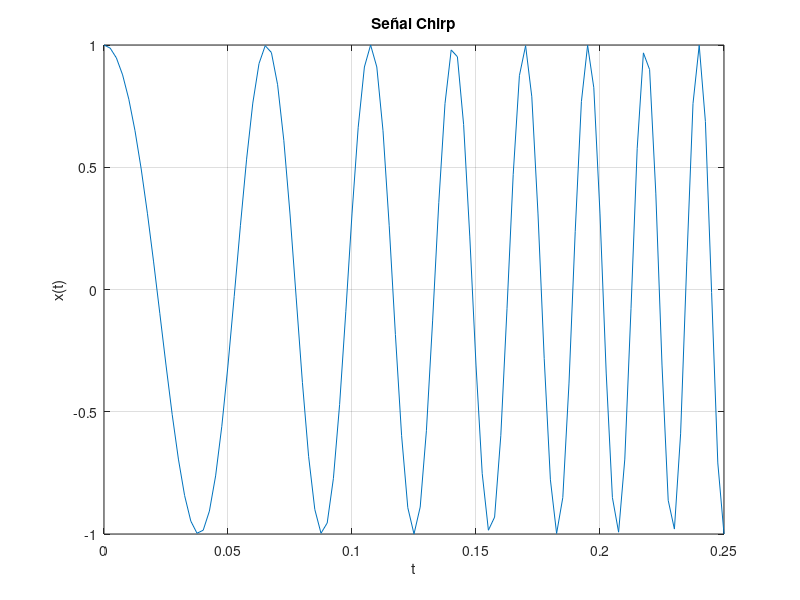

The MATLAB source for this figure:
clc; clearvars; close all;

% Menú para seleccionar el tipo de señal
prompt = 'Selecciona el tipo de señal (1: Impulso, 2: Escalón, 3: Rampa, 4: Senoidal, 5: Chirp, 6: Coseno, 7: Diente de Sierra): ';
signal_type = input(prompt);

switch signal_type
    case 1
        % Señal Impulso
        % Introducir parámetros señal Impulso
        dlgtitle = 'Impulse Signal Parameters';
        prompt = {'Amplitud:', 'Desplazamiento', 'n_inicio:', 'n_final:'};
        dims = [1 35];
        default_input = {'1', '2', '-5', '20'};
        answer = inputdlg(prompt, dlgtitle, dims, default_input);

        A = str2num(answer{1});
        n0 = str2num(answer{2});
        ni = str2num(answer{3});
        nf = str2num(answer{4});

        x1 = A * [zeros(1, abs(ni) + n0) 1 zeros(1, abs(nf) - n0)]; % Señal impulso
        n1 = ni:nf; % Instantes de tiempo
        subplot(2, 2, 1);
        stem(n1, x1);
        xlabel('n');
        ylabel('x(n)');
        title('Señal Impulso');
        grid on

    case 2
        % Señal Escalón
        % Introducir parámetros señal Escalón
        dlgtitle = 'Step Signal Parameters';
        prompt = {'Amplitud:', 'Desplazamiento', 'n_inicio:', 'n_final:'};
        dims = [1 35];
        default_input = {'1', '2', '-5', '20'};
        answer = inputdlg(prompt, dlgtitle, dims, default_input);

        A = str2num(answer{1});
        n0 = str2num(answer{2});
        ni = str2num(answer{3});
        nf = str2num(answer{4});

        x2 = A * [zeros(1, abs(ni) + n0) ones(1, abs(nf) + 1 - n0)];

        n2 = ni:nf; % Instantes de tiempo
        subplot(2, 2, 2);
        stem(n2, x2);
        xlabel('n');
        ylabel('x(n)');
        title('Señal Escalón');
        grid on

    case 3
        % Señal Rampa
        % Introducir parámetros señal Rampa
        dlgtitle = 'Ramp Signal Parameters';
        prompt = {'Pendiente:', 'Desplazamiento', 'n_inicio:', 'n_final:'};
        dims = [1 35];
        default_input = {'1', '2', '-5', '20'};
        answer = inputdlg(prompt, dlgtitle, dims, default_input);

        A = str2num(answer{1}); % Pendiente de la rampa
        n0 = str2num(answer{2});
        ni = str2num(answer{3});
        nf = str2num(answer{4});

        n3 = ni:nf; % Instantes de tiempo
        x3 = A * (n3 - n0);
        subplot(2, 2, 3);
        stem(n3, x3);
        xlabel('n');
        ylabel('x(n)');
        title('Señal Rampa');
        grid on

    case 4
        % Señal Senoidal
        % Introducir parámetros señal Senoidal
        dlgtitle = 'Sine Signal Parameters';
        prompt = {'Amplitud:', 'Frecuencia Análoga:', 'Frecuencia Muestreo:', 'Fase (rad)', 'Desplazamiento:', 'n_inicio:', 'n_final:'};
        dims = [1 35];
        default_input = {'1.5', '20', '400', '0.5', '2', '-5', '50'};
        answer = inputdlg(prompt, dlgtitle, dims, default_input);

        A = str2num(answer{1}); % Ganancia de la exponencial
        Fa = str2num(answer{2}); % Frecuencia análoga
        Fs = str2num(answer{3}); % Frecuencia de muestreo
        Fase = str2num(answer{4}); % Fase de la señal análoga (Rad)
        n0 = str2num(answer{5});
        ni = str2num(answer{6});
        nf = str2num(answer{7});
        Ts = 1 / Fs; % Periodo de muestreo
        n6 = ni:nf; % Instantes de tiempo
        x6 = A * sin(2 * pi * Fa * (n6 - n0) / Fs + Fase);
        subplot(2, 2, 4);
        stem(n6, x6);
        xlabel('n');
        ylabel('x(n)');
        title(['Señal Senoidal, Fa=' num2str(Fa) ' Fs= ' num2str(Fs)]);
        grid on

    case 5
        % Señal Chirp
        % Introducir parámetros señal Chirp
        dlgtitle = 'Chirp Signal Parameters';
        prompt = {'Amplitud:', 'Frecuencia Inicial:', 'Frecuencia Final:', 'Desplazamiento:', 'n_inicio:', 'n_final:', 'Frecuencia de Muestreo:'};
        dims = [1 35];
        default_input = {'1', '10', '50', '0', '0', '100', '400'};
        answer = inputdlg(prompt, dlgtitle, dims, default_input);
        A = str2num(answer{1}); % Amplitud
        Fi = str2num(answer{2}); % Frecuencia inicial
        Ff = str2num(answer{3}); % Frecuencia final
        n0 = str2num(answer{4});
        ni = str2num(answer{5});
        nf = str2num(answer{6});
        Fs = str2num(answer{7}); % Frecuencia de muestreo
        Ts = 1 / Fs; % Periodo de muestreo
        n7 = ni:nf; % Instantes de tiempo
        t7 = (0:(nf - ni)) * Ts;
        x7 = A * chirp(t7, Fi, (nf - ni) * Ts, Ff);
        figure;
        plot(t7, x7);
        xlabel('t');
        ylabel('x(t)');
        title('Señal Chirp');
        grid on

    case 6
        % Señal Coseno
        % Introducir parámetros señal Coseno
        dlgtitle = 'Cosine Signal Parameters';
        prompt = {'Amplitud:', 'Frecuencia:', 'Fase (rad)', 'Desplazamiento:', 'n_inicio:', 'n_final:', 'Frecuencia de Muestreo:'};
        dims = [1 35];
        default_input = {'1', '10', '0', '0', '0', '100', '400'};
        answer = inputdlg(prompt, dlgtitle, dims, default_input);
        A = str2num(answer{1}); % Amplitud
        Fc = str2num(answer{2}); % Frecuencia
        Fase = str2num(answer{3}); % Fase de la señal (Rad)
        n0 = str2num(answer{4});
        ni = str2num(answer{5});
        nf = str2num(answer{6});
        Fs = str2num(answer{7}); % Frecuencia de muestreo
        Ts = 1 / Fs; % Periodo de muestreo
        n8 = ni:nf; % Instantes de tiempo
        t8 = (0:(nf - ni)) * Ts;
        x8 = A * cos(2 * pi * Fc * t8 + Fase);
        figure;
        plot(t8, x8);
        xlabel('t');
        ylabel('x(t)');
        title('Señal Coseno');
        grid on

    case 7
        % Señal Diente de Sierra
        % Introducir parámetros señal Diente de Sierra
        dlgtitle = 'Sawtooth Signal Parameters';
        prompt = {'Amplitud:', 'Periodo:', 'Desplazamiento:', 'n_inicio:', 'n_final:', 'Frecuencia de Muestreo:'};
        dims = [1 35];
        default_input = {'1', '20', '0', '0', '100', '400'};
        answer = inputdlg(prompt, dlgtitle, dims, default_input);
        A = str2num(answer{1}); % Amplitud
        T = str2num(answer{2}); % Periodo
        n0 = str2num(answer{3});
        ni = str2num(answer{4});
        nf = str2num(answer{5});
        Fs = str2num(answer{6}); % Frecuencia de muestreo
        Ts = 1 / Fs; % Periodo de muestreo
        n9 = ni:nf; % Instantes de tiempo
        t9 = (0:(nf - ni)) * Ts;
        x9 = A * sawtooth(2 * pi * T * t9);
        figure;
        plot(t9, x9);
        xlabel('t');
        ylabel('x(t)');
        title('Señal Diente de Sierra');
        grid on

    otherwise
        disp('Opción no válida.');
end

